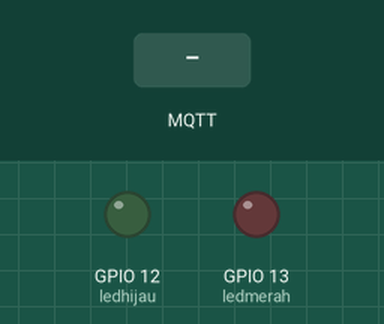
Recording of a sketch running on a simulated ESP32. Parts: output pins drawn as LEDs (lit = HIGH). The inputs (shaded band) are chosen by the test bench. WiFi joins after 1.5 s; servers stay silent unless stated; random numbers use the default seed unless the sketch sets one; no MQTT or app messages arrive unless stated; what the sketch prints to the serial monitor is not drawn.

Above: at 2.7 s.
2.8 s: MQTT message "h" arrives on the first subscribed topic
At 4.0 s:
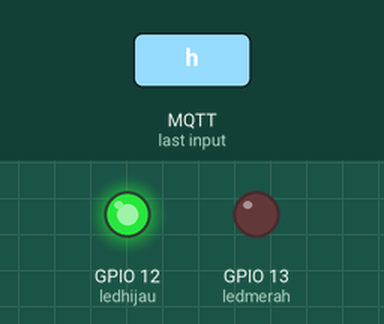
4.3 s: MQTT message "m" arrives on the first subscribed topic
At 5.4 s:
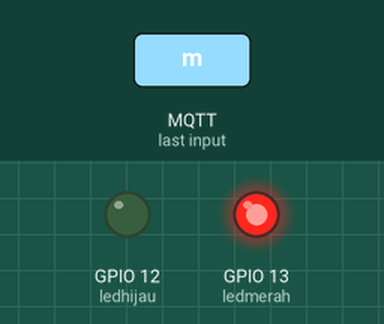
Timing chart, 0 to 7.3 s (numbered marks = the images above; inputs shaded):
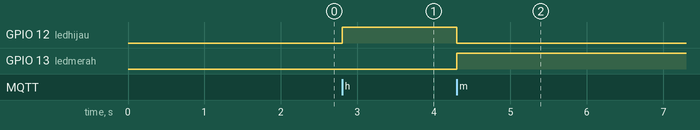

Measured:
- after the input at 2.8 s, GPIO 12 (ledhijau): LOW → HIGH at once
- after the input at 4.3 s, GPIO 12 (ledhijau): HIGH → LOW at once; GPIO 13 (ledmerah): LOW → HIGH at once

The sketch:

PROGRAM_SKRIPSI_MAS_DARIAN__2_.ino
```cpp
#include <PubSubClient.h>

#include <WiFiClient.h>
#include <WiFi.h>


const char* ssid = "LAB-FIK";
const char* password = "UNN@RJ@Y@";

const char* mqtt_server = "202.154.58.125";
const char* mqtt_user = "labiot2019";
const char* mqtt_password = "labiot2019";

float temperature = 0;


WiFiClient espClient;
PubSubClient client(espClient);

const char ledhijau = 12;
const char ledmerah = 13;

#define TEMP_TOPIC    "floor1/temp"
#define LED_TOPIC     "mesin/hijau"
#define LED_TOPIC2    "mesin/merah"
#define LED_TOPIC3    "mesin/off"

long lastMsg = 0;
char msg[20];

void receivedCallback(char* topic, byte* payload, unsigned int length) {
  Serial.print("Message received: ");
  Serial.println(topic);
 // Serial.print("]");
  String payloadtemp;

  Serial.print("payload: ");
  for (int i = 0; i < length; i++) {
    Serial.print((char)payload[i]);
  }/*for (int u =0; u < length; u--){
    Serial.print((char)payload[u]);
  }*/
  Serial.println();

  if((char)payload[0] =='h'){
    digitalWrite(ledhijau, HIGH);
    digitalWrite(ledmerah, LOW);
  }if((char)payload[0] == 'm'){
    digitalWrite(ledhijau, LOW);
    digitalWrite(ledmerah, HIGH);
  }

 /* if (payloadtemp == "i") {
    digitalWrite(led, HIGH);
  } else /*if (payloadtemp == "off"){

    digitalWrite(led, LOW);}*/

}


void mqttconnect() {

  while (!client.connected()) {
    Serial.print("MQTT connecting ...");

    String clientId = "ESP32Client";

    if (client.connect(clientId.c_str(), mqtt_user, mqtt_password)) {
      Serial.println("connected");

      client.subscribe(LED_TOPIC);
      client.subscribe(LED_TOPIC2);
      client.subscribe(LED_TOPIC3);
    } /*else if (client.connect(clientId.c_str(), mqtt_user, mqtt_password)) {
      Serial.println("connected");
      client.subscribe(LED_TOPIC2);
      }*/else{
      Serial.print("failed, status code =");
      Serial.print(client.state());
      Serial.println("try again in 5 seconds");

      delay(5000);
    }
  }
}

void setup() {
  Serial.begin(115200);
  // We start by connecting to a WiFi network
  Serial.println();
  Serial.print("Connecting to ");
  Serial.println(ssid);


  WiFi.begin(ssid, password);

  while (WiFi.status() != WL_CONNECTED) {
    delay(500);
    Serial.print(".");
  }


  pinMode(12, OUTPUT);
  pinMode(13, OUTPUT);

  Serial.println("");
  Serial.println("WiFi connected");
  Serial.println("IP address: ");
  Serial.println(WiFi.localIP());


  client.setServer(mqtt_server, 1883);

  client.setCallback(receivedCallback);
}
void loop() {

  if (!client.connected()) {
    mqttconnect();
  }

  client.loop();

  long now = millis();
  if (now - lastMsg > 3000) {
    lastMsg = now;
    temperature = random(0, 40);
    if (!isnan(temperature)) {
      snprintf (msg, 20, "%lf", temperature);

      client.publish(TEMP_TOPIC, msg);
    }
  }
}
```
